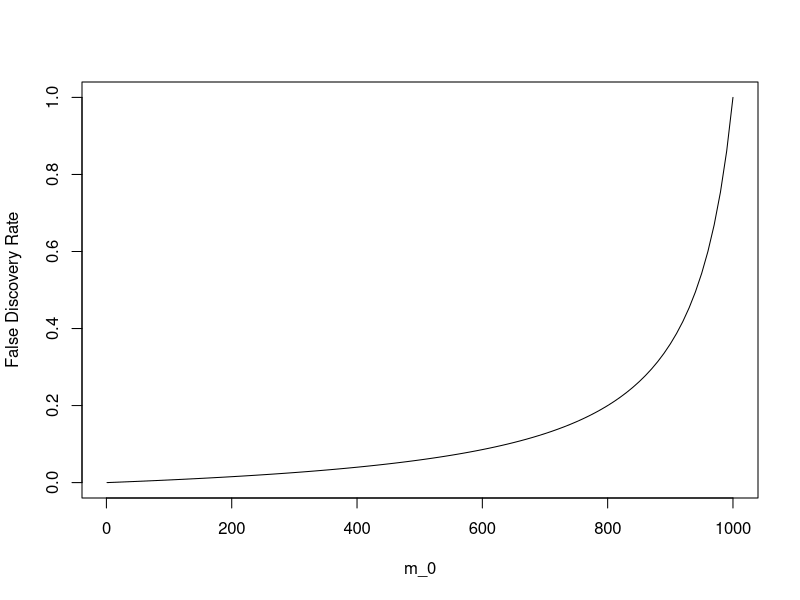

This figure's R source:
## ---- chunk 1
al = 0.05
fdr = function(m0){al*m0/(al*m0 + 800 - 0.8*m0)}
plot(fdr, 1, 1000, xlab = "m_0", ylab = "False Discovery Rate")
## ---- chunk 2
library(dplyr)
library(ggplot2)

filtered_data <- mpg %>% 
  filter(year == 2008,
         class %in% c("minivan", "pickup", "suv"))


## ---- chunk 3
lm1 <- aov(hwy ~ class, data = filtered_data)

anova(lm1)
